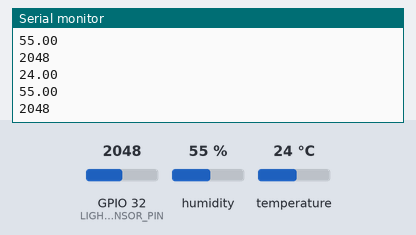
This sketch was run on a simulated ESP32. Parts: the last lines printed to the serial monitor. The inputs (shaded band) are chosen by the test bench; at power-on: humidity 55 %, GPIO 32 (LIGHT_SENSOR_PIN) = 2048, temperature 24 °C.

Above: at 1.3 s.
1.4 s: humidity set to 22 %
At 2.8 s:
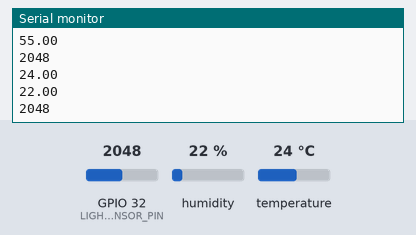
2.9 s: GPIO 32 (LIGHT_SENSOR_PIN) set to 2866
At 4.3 s:
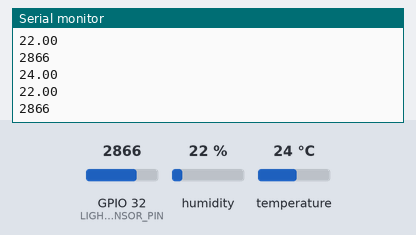
4.4 s: temperature set to 12 °C
At 5.0 s:
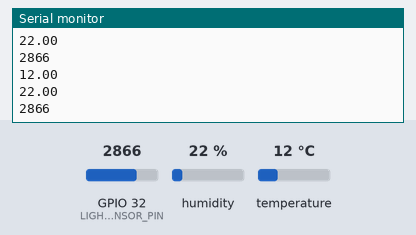
5.9 s: GPIO 32 (LIGHT_SENSOR_PIN) set to 3603
At 6.5 s:
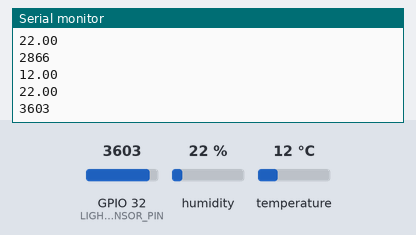
7.4 s: humidity set to 40 %
At 9.0 s:
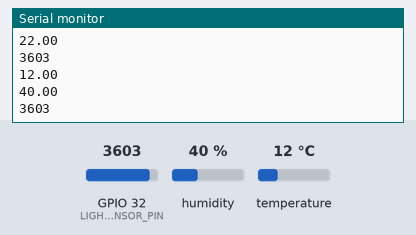
Timing chart, 0 to 9.9 s (numbered marks = the images above; inputs shaded):
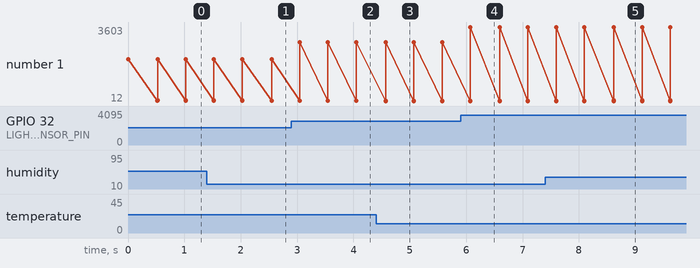

Measured:
- after the input at 1.4 s, the serial monitor: prints a new line after 1.1 s (image 1)
- after the input at 2.9 s, the serial monitor: prints a new line after 0.15 s (image 2)
- after the input at 4.4 s, the serial monitor: prints a new line after 0.17 s (image 3)
- after the input at 5.9 s, the serial monitor: prints a new line after 0.17 s (image 4)
- after the input at 7.4 s, the serial monitor: prints a new line after 1.2 s (image 5)
- plotted number 1: 2048 → 2866 after the input at 2.9 s, 2866 → 3603 after the input at 5.9 s

The sketch:

reconocimiento_luminoso.ino
```cpp
#include "HardwareSerial.h"
#include "DHT.h"

#define LIGHT_SENSOR_PIN 32 // ESP32 pin GIOP27 (ADC17)
#define DHTPIN 33
#define DHTTYPE DHT11

HardwareSerial USBserial(0);
DHT dht(DHTPIN, DHTTYPE);

void setup() {
  USBserial.begin(115200);
  dht.begin();
}

void loop() {
  // 1. Tomamos luminosidad
  int analogValue = analogRead(LIGHT_SENSOR_PIN);
  USBserial.println(analogValue);
  delay(500);

  // 2. Tomamos temperatura y humedad
  float t = dht.readTemperature();
  float h = dht.readHumidity();

  if (isnan(h) || isnan(t)) {
    t = 0;
    h = 0;
    return;
  }

  USBserial.println(t);
  USBserial.println(h);
}
```
